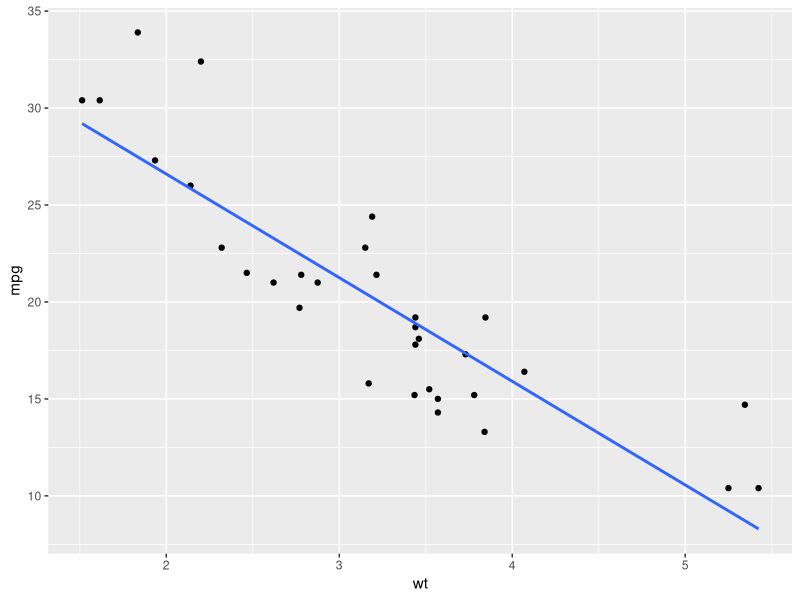
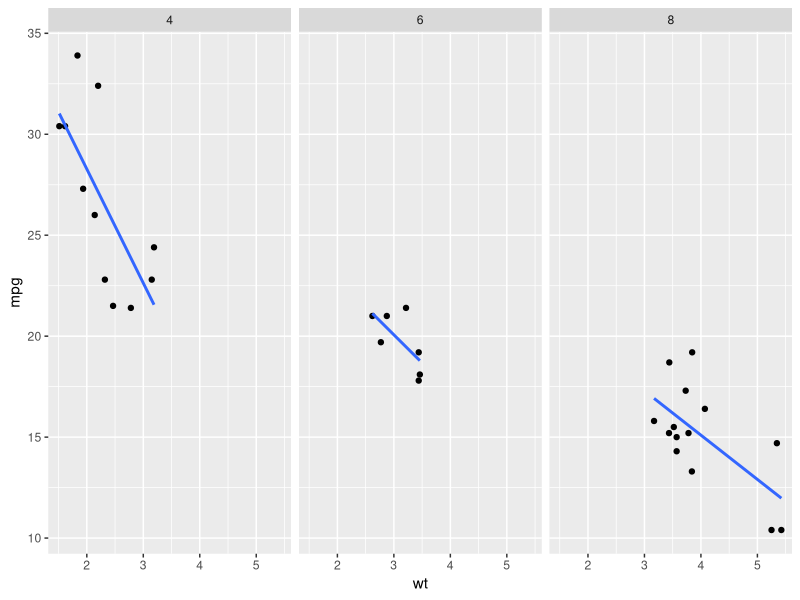
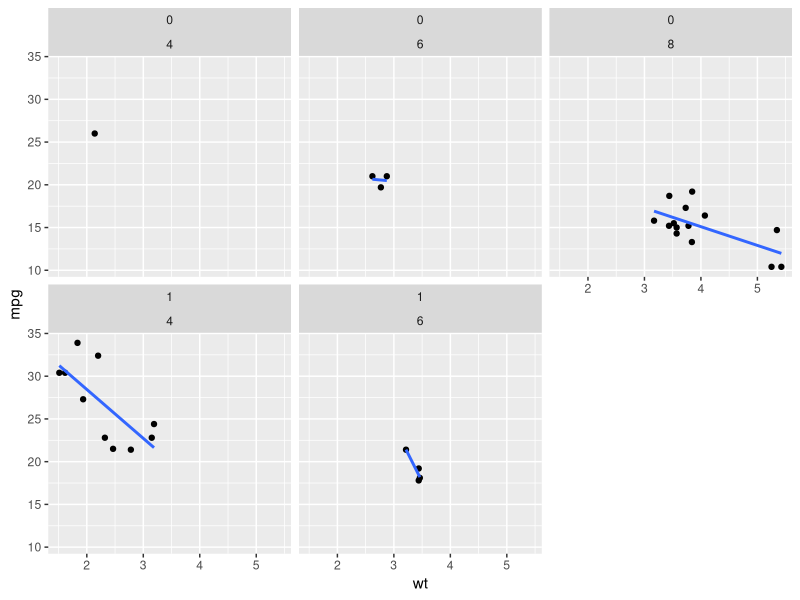
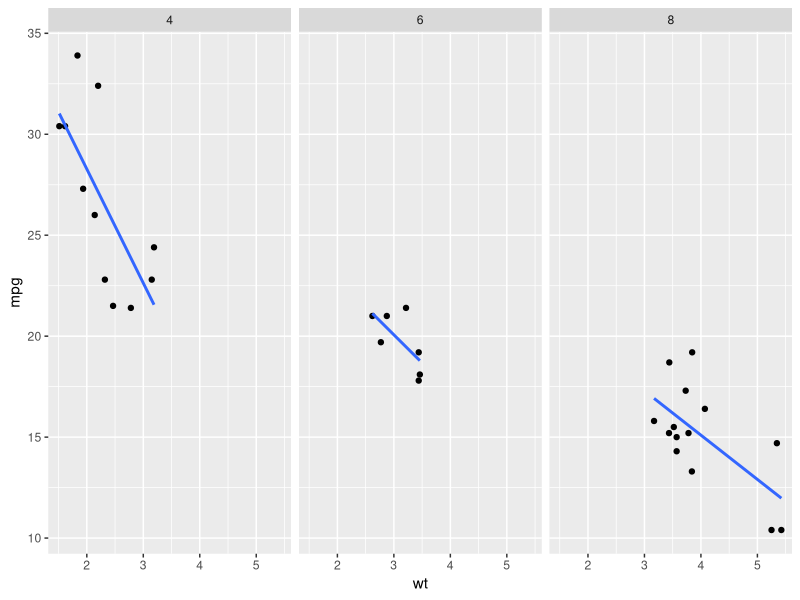
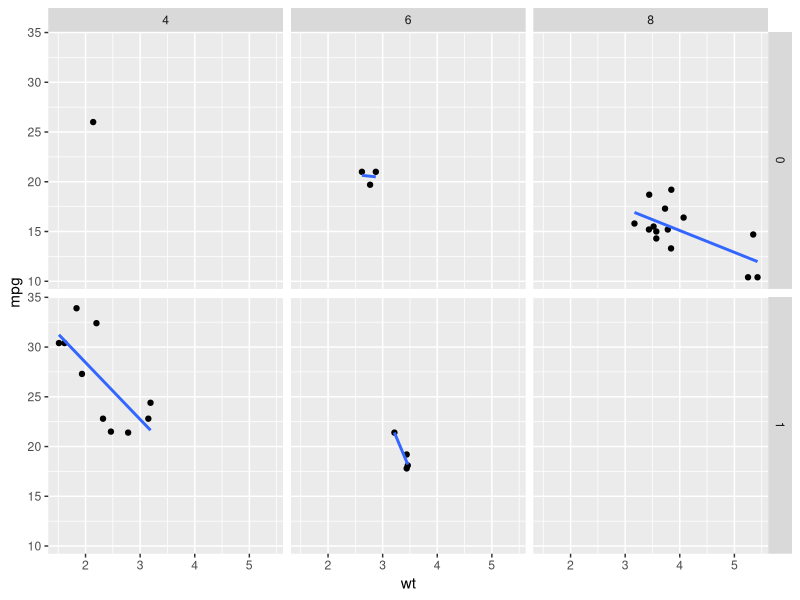

These charts were generated, in order, by the following R code:
# Notes 6 Code

library(ggplot2)

mt <- ggplot(mtcars, aes(x = wt, y = mpg)) +
  geom_point() +
  geom_smooth(method = "lm", se = FALSE)

mt

mt + facet_wrap( ~ cyl)
mt + facet_wrap(vs ~ cyl)


mt + facet_grid( ~ cyl)
mt + facet_grid(vs ~ cyl)
